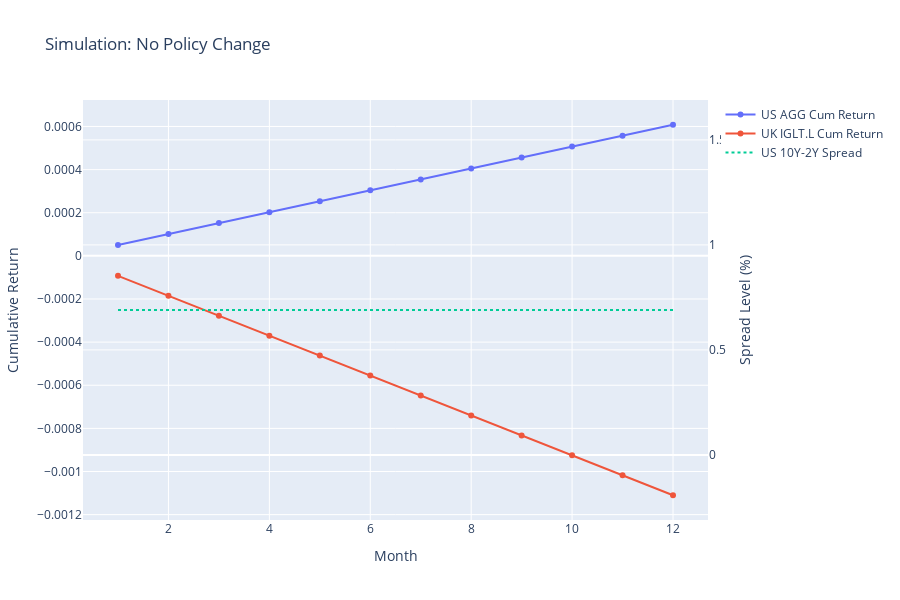

The cell this chart's notebook holds for it:
### Markdown cell above
### Scenario 3: No Policy Change (status quo / hold)

### Code cell
base_sim = simulator.simulate_event(
    name="Policy Hold – No Rate Change",
    total_us_rate_change=0.0,
    total_uk_rate_change=0.0,
    months=12,
    spread_impact_factor=0.0
)
simulator.plot_simulation(base_sim, title="Simulation: No Policy Change")

### Figure 1 — Plotly figure (JSON) as saved in the notebook; plotly's stock layout.template omitted (floating-point values rounded to 4 significant figures)
{"data": [{"mode": "lines+markers", "name": "US AGG Cum Return", "type": "scatter", "x": [1, 2, 3, 4, 5, 6, 7, 8, 9, 10, 11, 12], "y": [5.067e-05, 0.0001013, 0.000152, 0.0002027, 0.0002533, 0.000304, 0.0003547, 0.0004053, 0.000456, 0.0005067, 0.0005573, 0.000608]}, {"mode": "lines+markers", "name": "UK IGLT.L Cum Return", "type": "scatter", "x": [1, 2, 3, 4, 5, 6, 7, 8, 9, 10, 11, 12], "y": [-9.251e-05, -0.000185, -0.0002775, -0.00037, -0.0004625, -0.000555, -0.0006475, -0.0007401, -0.0008326, -0.0009251, -0.001018, -0.00111]}, {"line": {"dash": "dot"}, "mode": "lines", "name": "US 10Y-2Y Spread", "type": "scatter", "x": [1, 2, 3, 4, 5, 6, 7, 8, 9, 10, 11, 12], "y": [0.69, 0.69, 0.69, 0.69, 0.69, 0.69, 0.69, 0.69, 0.69, 0.69, 0.69, 0.69], "yaxis": "y2"}], "layout": {"height": 600, "hovermode": "x unified", "title": {"text": "Simulation: No Policy Change"}, "xaxis": {"title": {"text": "Month"}}, "yaxis": {"title": {"text": "Cumulative Return"}}, "yaxis2": {"overlaying": "y", "side": "right", "title": {"text": "Spread Level (%)"}}}}
